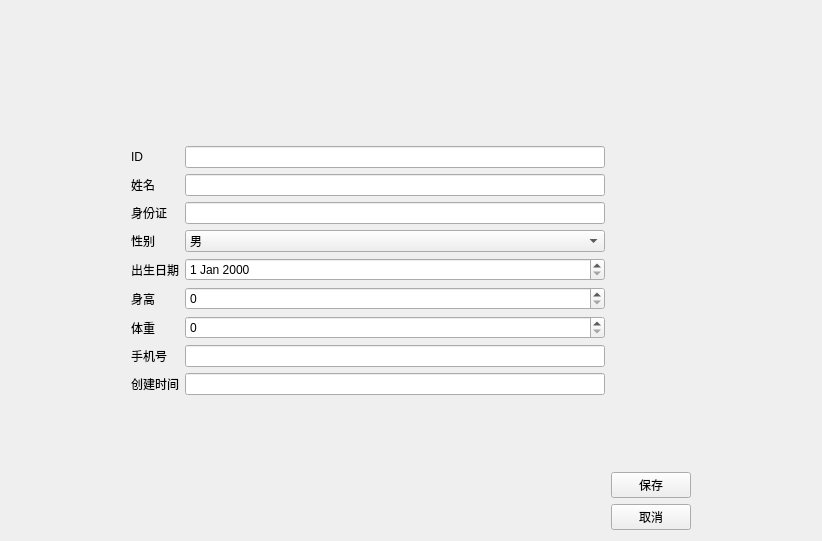
<?xml version="1.0" encoding="UTF-8"?>
<ui version="4.0">
 <class>PatientEditView</class>
 <widget class="QWidget" name="PatientEditView">
  <property name="geometry">
   <rect>
    <x>0</x>
    <y>0</y>
    <width>822</width>
    <height>541</height>
   </rect>
  </property>
  <property name="windowTitle">
   <string>编辑患者信息</string>
  </property>
  <layout class="QHBoxLayout" name="horizontalLayout">
   <item>
    <layout class="QGridLayout" name="gridLayout">
     <item row="2" column="1">
      <spacer name="verticalSpacer_3">
       <property name="orientation">
        <enum>Qt::Vertical</enum>
       </property>
       <property name="sizeHint" stdset="0">
        <size>
         <width>20</width>
         <height>40</height>
        </size>
       </property>
      </spacer>
     </item>
     <item row="1" column="1">
      <layout class="QFormLayout" name="formLayout">
       <item row="0" column="1">
        <widget class="QLineEdit" name="dbEditID"/>
       </item>
       <item row="1" column="0">
        <widget class="QLabel" name="label_2">
         <property name="text">
          <string>姓名</string>
         </property>
        </widget>
       </item>
       <item row="1" column="1">
        <widget class="QLineEdit" name="dbEditName"/>
       </item>
       <item row="2" column="0">
        <widget class="QLabel" name="label_3">
         <property name="text">
          <string>身份证</string>
         </property>
        </widget>
       </item>
       <item row="2" column="1">
        <widget class="QLineEdit" name="dbEditIDCard"/>
       </item>
       <item row="3" column="0">
        <widget class="QLabel" name="label_4">
         <property name="text">
          <string>性别</string>
         </property>
        </widget>
       </item>
       <item row="3" column="1">
        <widget class="QComboBox" name="dbComboSex">
         <item>
          <property name="text">
           <string>男</string>
          </property>
         </item>
         <item>
          <property name="text">
           <string>女</string>
          </property>
         </item>
        </widget>
       </item>
       <item row="4" column="0">
        <widget class="QLabel" name="label_5">
         <property name="text">
          <string>出生日期</string>
         </property>
        </widget>
       </item>
       <item row="4" column="1">
        <widget class="QDateEdit" name="dbDateEditDOB"/>
       </item>
       <item row="5" column="0">
        <widget class="QLabel" name="label_6">
         <property name="text">
          <string>身高</string>
         </property>
        </widget>
       </item>
       <item row="5" column="1">
        <widget class="QSpinBox" name="dbspinHeight"/>
       </item>
       <item row="6" column="0">
        <widget class="QLabel" name="label_7">
         <property name="text">
          <string>体重</string>
         </property>
        </widget>
       </item>
       <item row="6" column="1">
        <widget class="QSpinBox" name="dbspinWeight"/>
       </item>
       <item row="7" column="0">
        <widget class="QLabel" name="label_8">
         <property name="text">
          <string>手机号</string>
         </property>
        </widget>
       </item>
       <item row="7" column="1">
        <widget class="QLineEdit" name="dbEditMoble"/>
       </item>
       <item row="0" column="0">
        <widget class="QLabel" name="label">
         <property name="text">
          <string>ID</string>
         </property>
        </widget>
       </item>
       <item row="8" column="0">
        <widget class="QLabel" name="label_9">
         <property name="text">
          <string>创建时间</string>
         </property>
        </widget>
       </item>
       <item row="8" column="1">
        <widget class="QLineEdit" name="dbCreatedTimestamp"/>
       </item>
      </layout>
     </item>
     <item row="1" column="0">
      <spacer name="horizontalSpacer">
       <property name="orientation">
        <enum>Qt::Horizontal</enum>
       </property>
       <property name="sizeType">
        <enum>QSizePolicy::Fixed</enum>
       </property>
       <property name="sizeHint" stdset="0">
        <size>
         <width>120</width>
         <height>20</height>
        </size>
       </property>
      </spacer>
     </item>
     <item row="0" column="1">
      <spacer name="verticalSpacer_2">
       <property name="orientation">
        <enum>Qt::Vertical</enum>
       </property>
       <property name="sizeHint" stdset="0">
        <size>
         <width>20</width>
         <height>40</height>
        </size>
       </property>
      </spacer>
     </item>
    </layout>
   </item>
   <item>
    <layout class="QVBoxLayout" name="verticalLayout">
     <item>
      <spacer name="verticalSpacer">
       <property name="orientation">
        <enum>Qt::Vertical</enum>
       </property>
       <property name="sizeHint" stdset="0">
        <size>
         <width>20</width>
         <height>30</height>
        </size>
       </property>
      </spacer>
     </item>
     <item>
      <widget class="QPushButton" name="btSave">
       <property name="text">
        <string>保存</string>
       </property>
      </widget>
     </item>
     <item>
      <widget class="QPushButton" name="btCancel">
       <property name="text">
        <string>取消</string>
       </property>
      </widget>
     </item>
    </layout>
   </item>
   <item>
    <spacer name="horizontalSpacer_2">
     <property name="orientation">
      <enum>Qt::Horizontal</enum>
     </property>
     <property name="sizeType">
      <enum>QSizePolicy::Fixed</enum>
     </property>
     <property name="sizeHint" stdset="0">
      <size>
       <width>120</width>
       <height>20</height>
      </size>
     </property>
    </spacer>
   </item>
  </layout>
 </widget>
 <resources/>
 <connections/>
</ui>
